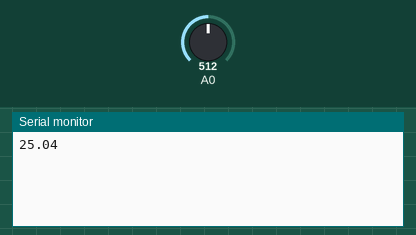
A sketch run on a simulated Arduino Uno, built with avr-gcc and run on an emulated ATmega328P. Shown: the last lines printed to the serial monitor. The inputs (shaded band) are chosen by the test bench; at power-on: A0 = 512.

Above: at 1.8 s.
1.9 s: A0 set to 716
At 2.8 s:
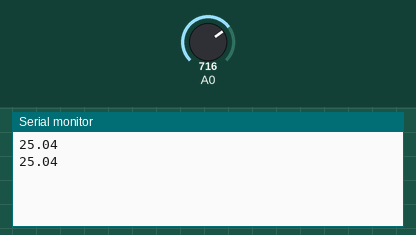
3.4 s: A0 set to 900
At 4.8 s:
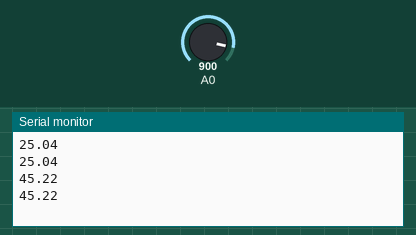
Timing chart, 0 to 6.4 s (numbered marks = the images above; inputs shaded):
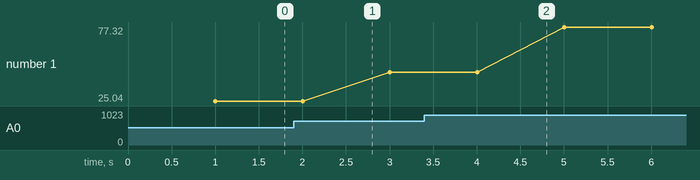

The sketch:

temperature.ino
```cpp
/*
 * Grove Temperature Sensor
 * reference: http://www.seeedstudio.com/wiki/Grove_-_Starter_Kit_Plus
*/

int a; // raw output of A0
int B = 3975; // B value of thermistor
float celcius; // temperature value accuracy: (+/-)1.5*C
float resistance; // resistance of thermistor

void setup() {
  Serial.begin(9600); // initialize serial
}

void loop() {
  // Grove temperature sensor uses a thermistor to determine
  // the ambient temperature with detection range between -40 to 125 degree
  // Celcius (accuracy: [+/-] 1.5*C). To get temperature value, read raw
  // output of A0 pin and calculate temperature value based on built-in
  // function (Steinhart-Hart equation) given.
  a = analogRead(0);

  resistance = (float)(1023 - a) * 10000 / a;
  celcius = 1 / (log(resistance/10000)/B + 1/298.15) - 273.15;

  delay(1000);
  Serial.println(celcius);
}
```

Measured:
- plotted number 1: 25.04 → 45.22 after the input at 1.9 s, 45.22 → 77.32 after the input at 3.4 s
